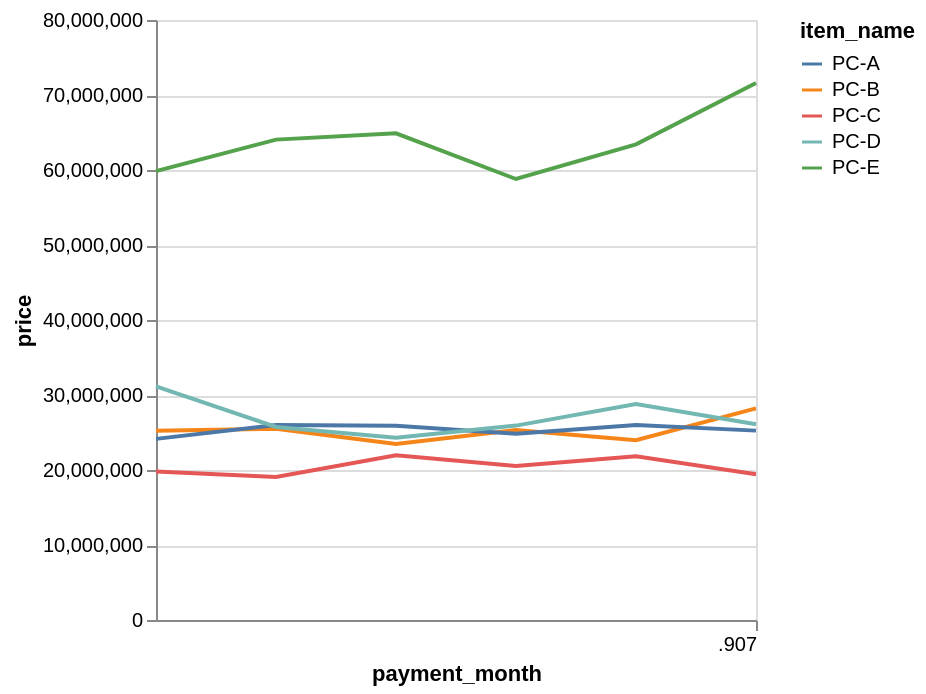

The notebook cell this image was saved under:
### Code cell
altair.Chart(graph_data2).mark_line().encode(
    x="payment_month:T",
    y="price:Q",
    color="item_name:N"
)

### Figure 1 — Vega-Lite specification as saved in the notebook (floating-point values rounded to 4 significant figures)
{"$schema": "https://vega.github.io/schema/vega-lite/v6.1.0.json", "config": {"view": {"continuousHeight": 300, "continuousWidth": 300}}, "data": {"name": "data-f076f32d3edfa358fe31cebe15ef9b0f"}, "datasets": {"data-f076f32d3edfa358fe31cebe15ef9b0f": [{"item_name": "PC-B", "payment_month": 201906, "price": 23970000}, {"item_name": "PC-A", "payment_month": 201906, "price": 26000000}, {"item_name": "PC-D", "payment_month": 201906, "price": 28800000}, {"item_name": "PC-C", "payment_month": 201907, "price": 19440000}, {"item_name": "PC-C", "payment_month": 201902, "price": 19800000}, {"item_name": "PC-A", "payment_month": 201903, "price": 26000000}, {"item_name": "PC-E", "payment_month": 201904, "price": 64890000}, {"item_name": "PC-E", "payment_month": 201905, "price": 58800000}, {"item_name": "PC-C", "payment_month": 201906, "price": 21840000}, {"item_name": "PC-C", "payment_month": 201904, "price": 21960000}, {"item_name": "PC-E", "payment_month": 201907, "price": 71610000}, {"item_name": "PC-E", "payment_month": 201902, "price": 59850000}, {"item_name": "PC-D", "payment_month": 201902, "price": 31140000}, {"item_name": "PC-A", "payment_month": 201904, "price": 25900000}, {"item_name": "PC-B", "payment_month": 201904, "price": 23460000}, {"item_name": "PC-B", "payment_month": 201902, "price": 25245000}, {"item_name": "PC-B", "payment_month": 201903, "price": 25500000}, {"item_name": "PC-E", "payment_month": 201906, "price": 63420000}, {"item_name": "PC-C", "payment_month": 201903, "price": 19080000}, {"item_name": "PC-D", "payment_month": 201903, "price": 25740000}, {"item_name": "PC-C", "payment_month": 201905, "price": 20520000}, {"item_name": "PC-D", "payment_month": 201907, "price": 26100000}, {"item_name": "PC-B", "payment_month": 201907, "price": 28220000}, {"item_name": "PC-D", "payment_month": 201904, "price": 24300000}, {"item_name": "PC-D", "payment_month": 201905, "price": 25920000}, {"item_name": "PC-A", "payment_month": 201907, "price": 25250000}, {"item_name": "PC-A", "payment_month": 201902, "price": 24150000}, {"item_name": "PC-E", "payment_month": 201903, "price": 64050000}, {"item_name": "PC-A", "payment_month": 201905, "price": 24850000}, {"item_name": "PC-B", "payment_month": 201905, "price": 25330000}]}, "encoding": {"color": {"field": "item_name", "type": "nominal"}, "x": {"field": "payment_month", "type": "temporal"}, "y": {"field": "price", "type": "quantitative"}}, "mark": {"type": "line"}, "usermeta": {"embedOptions": {}}}
